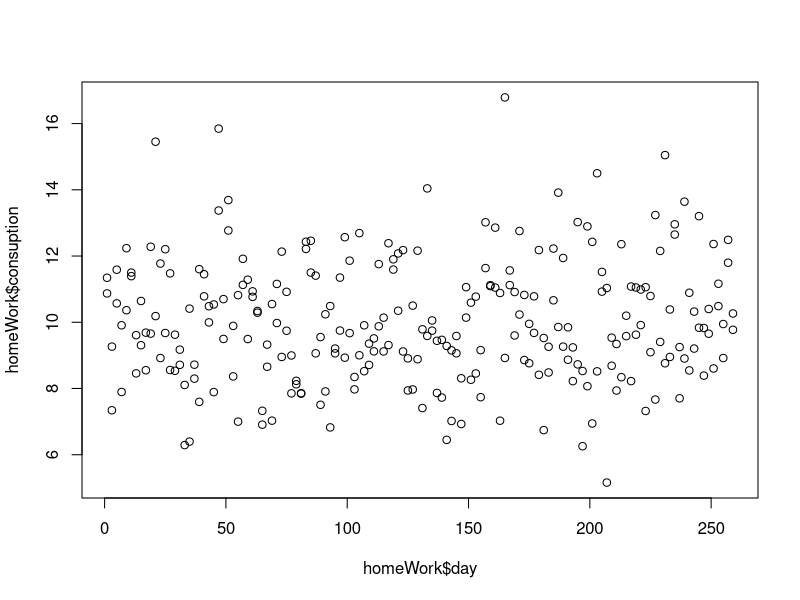
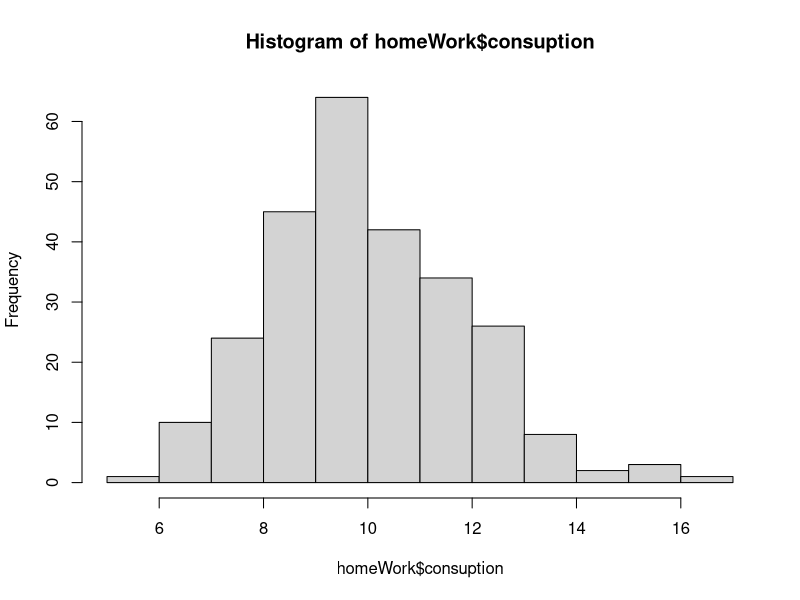
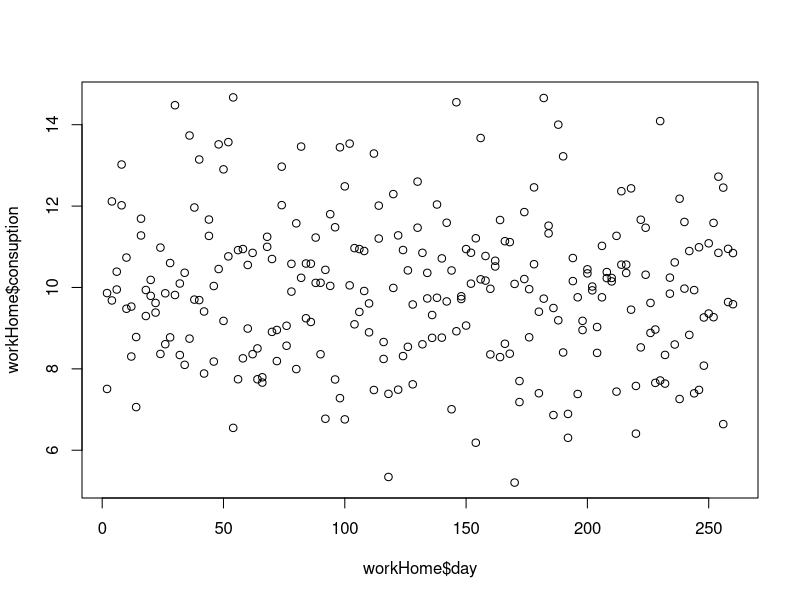
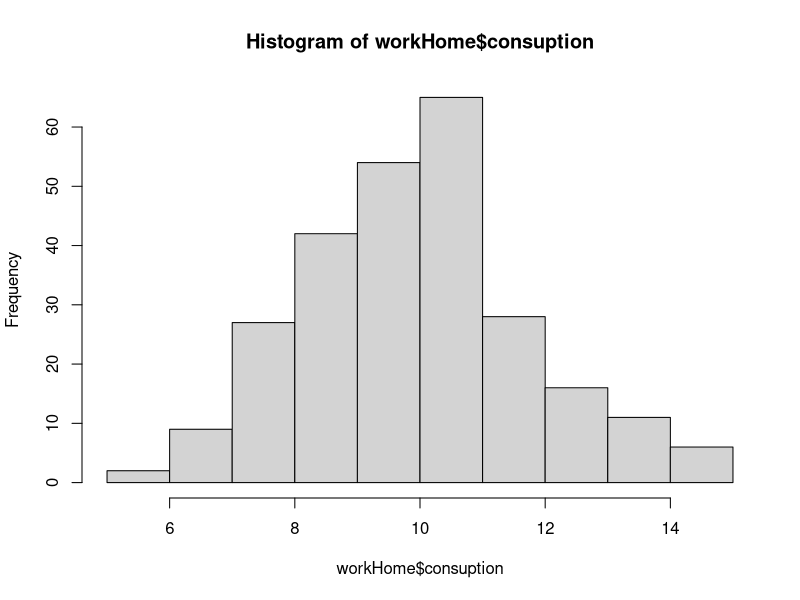

The R source for these figures, in order:
days = seq(from = 1, to = 260)
type = c(1,2)
homeWork = rnorm(260, mean=10, sd=1.5)
workHome = rnorm(260, mean=10, sd=2.0)

consuption = data.frame(days, type, consuption = c(homeWork, workHome))
write.csv(file="consuption.csv", x=consuption)

homeWork = consuption[consuption$type == 1,]
workHome = consuption[consuption$type == 2,]

png(filename="homeWork.plot.png")
plot(homeWork$day, homeWork$consuption)
dev.off()

png(filename="homeWork.hist.png")
hist(homeWork$consuption)
dev.off()

png(filename="workHome.plot.png")
plot(workHome$day, workHome$consuption)
dev.off()

png(filename="workHome.hist.png")
hist(workHome$consuption)
dev.off()